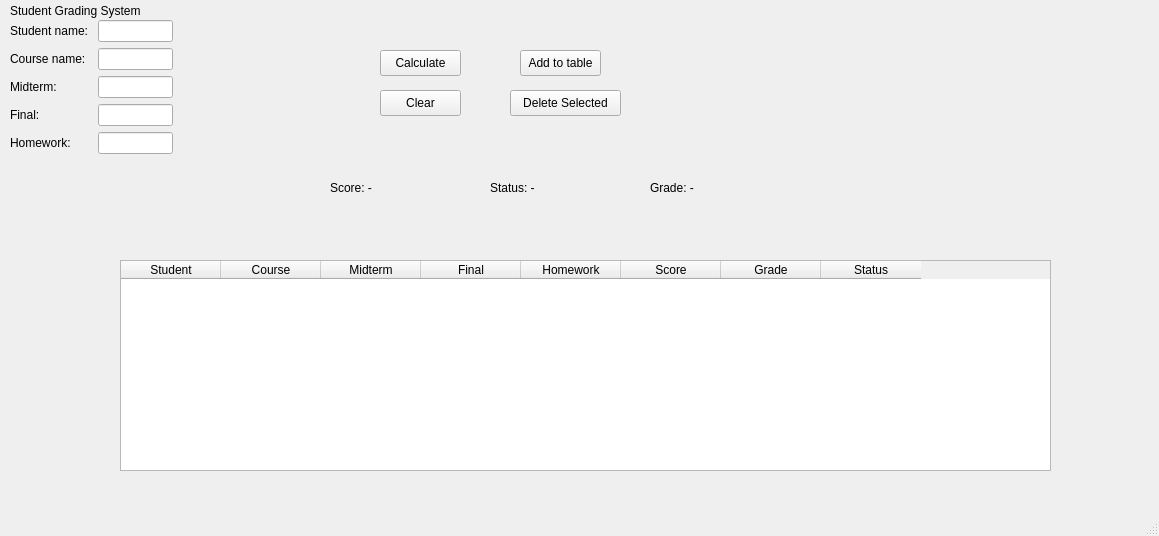
<?xml version="1.0" encoding="UTF-8"?>
<ui version="4.0">
 <class>MainWindow</class>
 <widget class="QMainWindow" name="MainWindow">
  <property name="geometry">
   <rect>
    <x>0</x>
    <y>0</y>
    <width>1159</width>
    <height>536</height>
   </rect>
  </property>
  <property name="windowTitle">
   <string>MainWindow</string>
  </property>
  <widget class="QWidget" name="centralwidget">
   <widget class="QPushButton" name="calculateButton">
    <property name="geometry">
     <rect>
      <x>380</x>
      <y>50</y>
      <width>81</width>
      <height>26</height>
     </rect>
    </property>
    <property name="text">
     <string>Calculate</string>
    </property>
   </widget>
   <widget class="QPushButton" name="addButton">
    <property name="geometry">
     <rect>
      <x>520</x>
      <y>50</y>
      <width>81</width>
      <height>26</height>
     </rect>
    </property>
    <property name="text">
     <string>Add to table</string>
    </property>
   </widget>
   <widget class="QPushButton" name="deleteButton">
    <property name="geometry">
     <rect>
      <x>510</x>
      <y>90</y>
      <width>111</width>
      <height>26</height>
     </rect>
    </property>
    <property name="text">
     <string>Delete Selected</string>
    </property>
   </widget>
   <widget class="QPushButton" name="clearButton">
    <property name="geometry">
     <rect>
      <x>380</x>
      <y>90</y>
      <width>81</width>
      <height>26</height>
     </rect>
    </property>
    <property name="text">
     <string>Clear</string>
    </property>
   </widget>
   <widget class="QTableWidget" name="gradeTable">
    <property name="geometry">
     <rect>
      <x>120</x>
      <y>260</y>
      <width>931</width>
      <height>211</height>
     </rect>
    </property>
    <column>
     <property name="text">
      <string>Student</string>
     </property>
    </column>
    <column>
     <property name="text">
      <string>Course</string>
     </property>
    </column>
    <column>
     <property name="text">
      <string>Midterm</string>
     </property>
    </column>
    <column>
     <property name="text">
      <string>Final</string>
     </property>
    </column>
    <column>
     <property name="text">
      <string>Homework</string>
     </property>
    </column>
    <column>
     <property name="text">
      <string>Score</string>
     </property>
    </column>
    <column>
     <property name="text">
      <string>Grade</string>
     </property>
    </column>
    <column>
     <property name="text">
      <string>Status</string>
     </property>
    </column>
   </widget>
   <widget class="QLabel" name="scoreLabel">
    <property name="geometry">
     <rect>
      <x>330</x>
      <y>180</y>
      <width>141</width>
      <height>16</height>
     </rect>
    </property>
    <property name="text">
     <string>Score: -</string>
    </property>
   </widget>
   <widget class="QLabel" name="gradeLabel">
    <property name="geometry">
     <rect>
      <x>490</x>
      <y>180</y>
      <width>91</width>
      <height>16</height>
     </rect>
    </property>
    <property name="text">
     <string>Status: -</string>
    </property>
   </widget>
   <widget class="QLabel" name="statusLabel">
    <property name="geometry">
     <rect>
      <x>650</x>
      <y>180</y>
      <width>171</width>
      <height>16</height>
     </rect>
    </property>
    <property name="text">
     <string>Grade: -</string>
    </property>
   </widget>
   <widget class="QLabel" name="label_6">
    <property name="geometry">
     <rect>
      <x>10</x>
      <y>0</y>
      <width>171</width>
      <height>21</height>
     </rect>
    </property>
    <property name="text">
     <string>Student Grading System</string>
    </property>
   </widget>
   <widget class="QWidget" name="">
    <property name="geometry">
     <rect>
      <x>10</x>
      <y>20</y>
      <width>163</width>
      <height>228</height>
     </rect>
    </property>
    <layout class="QFormLayout" name="formLayout">
     <item row="1" column="1">
      <widget class="QLineEdit" name="studentInput"/>
     </item>
     <item row="1" column="0">
      <widget class="QLabel" name="label">
       <property name="text">
        <string>Student name: </string>
       </property>
      </widget>
     </item>
     <item row="2" column="0">
      <widget class="QLabel" name="label_2">
       <property name="text">
        <string>Course name: </string>
       </property>
      </widget>
     </item>
     <item row="2" column="1">
      <widget class="QLineEdit" name="courseInput"/>
     </item>
     <item row="3" column="1">
      <widget class="QLineEdit" name="midtermInput"/>
     </item>
     <item row="3" column="0">
      <widget class="QLabel" name="label_3">
       <property name="text">
        <string>Midterm: </string>
       </property>
      </widget>
     </item>
     <item row="4" column="1">
      <widget class="QLineEdit" name="finalInput"/>
     </item>
     <item row="4" column="0">
      <widget class="QLabel" name="label_4">
       <property name="text">
        <string>Final:</string>
       </property>
      </widget>
     </item>
     <item row="5" column="1">
      <widget class="QLineEdit" name="homeworkInput"/>
     </item>
     <item row="5" column="0">
      <widget class="QLabel" name="label_5">
       <property name="text">
        <string>Homework:</string>
       </property>
      </widget>
     </item>
    </layout>
   </widget>
  </widget>
  <widget class="QMenuBar" name="menubar">
   <property name="geometry">
    <rect>
     <x>0</x>
     <y>0</y>
     <width>1159</width>
     <height>33</height>
    </rect>
   </property>
  </widget>
  <widget class="QStatusBar" name="statusbar"/>
 </widget>
 <resources/>
 <connections/>
</ui>
